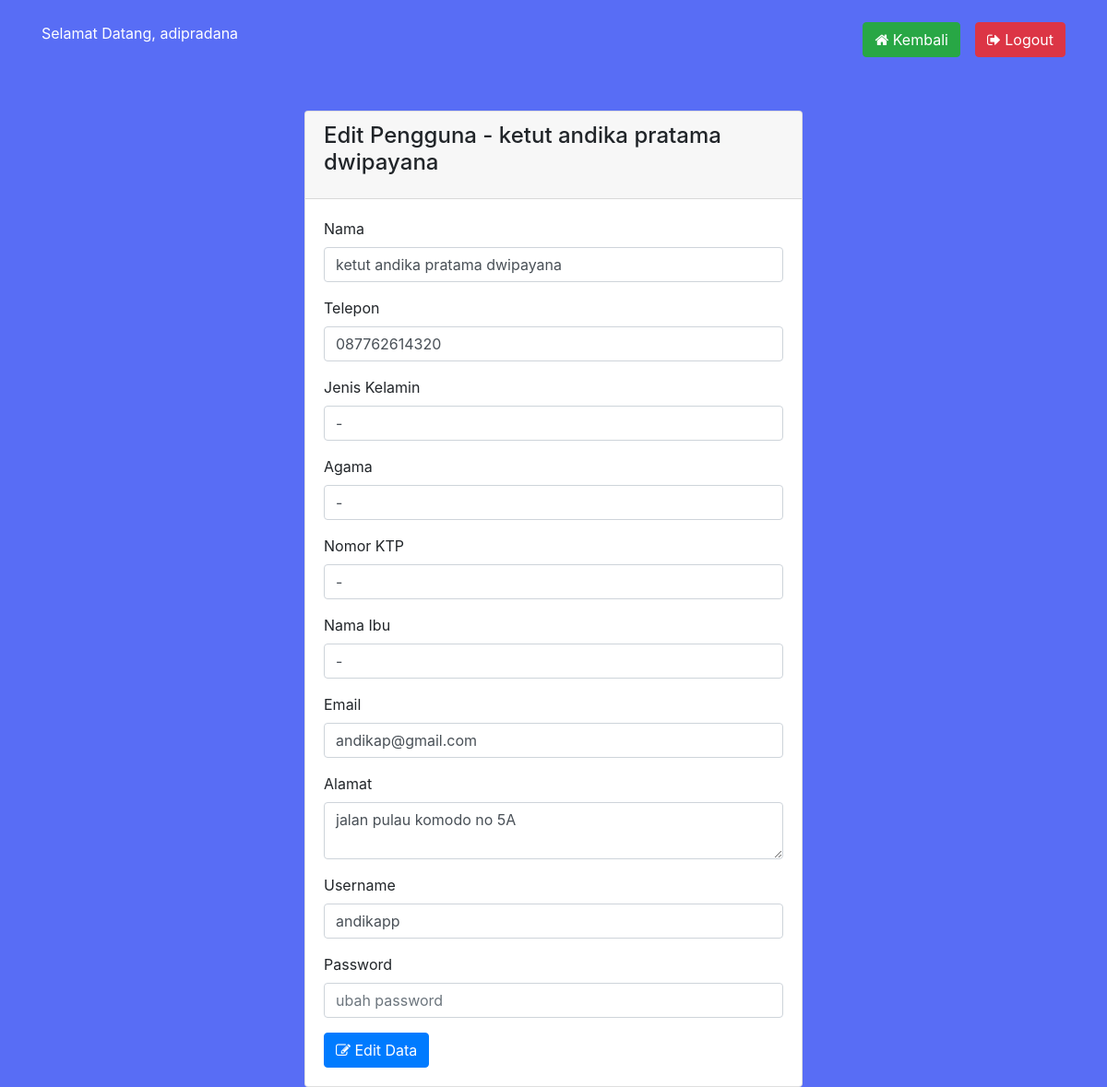
The page /edit.php?id=13 (signed in) on the database its author committed.
### tables this page shows
CREATE TABLE `tbl_user` (
  `id_login` int(11) NOT NULL,
  `username` varchar(255) NOT NULL,
  `password` varchar(255) NOT NULL,
  `nama_pengguna` varchar(255) NOT NULL,
  `telepon` varchar(15) NOT NULL,
  `email` varchar(255) NOT NULL,
  `alamat` text NOT NULL,
  `foto` varchar(255) NOT NULL,
  `nama_ibu` varchar(255) DEFAULT NULL,
  `NIM` varchar(255) DEFAULT NULL,
  `jenis_kelamin` varchar(255) DEFAULT NULL,
  `agama` varchar(255) DEFAULT NULL,
  `KTP` varchar(255) DEFAULT NULL,
  `fakultas` varchar(255) DEFAULT NULL,
  `jurusan` varchar(255) DEFAULT NULL,
  `prodi` varchar(255) DEFAULT NULL
);

### proses/panggil.php (called while the page is built, shortened)
<?php
    include 'prosescrud.php';
    $db = new Koneksi();
    $koneksi =  $db->DBConnect();
    $proses = new prosesCrud($koneksi);
    $id = $_SESSION['ADMIN']['id_login'];
    $sesi = $proses->tampil_data_id('tbl_user','id_login',$id);
?>

### proses/prosescrud.php (called while the page is built, shortened)
<?php
class prosesCrud {
    protected $db;
    function __construct($db){
        $this->db = $db;
    }
    function tampil_data_id($tabel,$where,$id)
    {
        $row = $this->db->prepare("SELECT * FROM $tabel WHERE $where = ?");
        $row->execute(array($id));
        return $hasil = $row->fetch();
    }
}

### edit.php (the view, shortened to what this page needs)
<?php
require 'proses/panggil.php';
$idGet = strip_tags($_GET['id']);
$hasil = $proses->tampil_data_id('tbl_user', 'id_login', $idGet);
?>
<!DOCTYPE HTML>
<html>
<head>
	<link rel="stylesheet" href="https://maxcdn.bootstrapcdn.com/bootstrap/4.0.0/css/bootstrap.min.css">
	<link rel="stylesheet" href="https://stackpath.bootstrapcdn.com/font-awesome/4.7.0/css/font-awesome.min.css">
</head>
<body style="background:#586df5;">
	<div class="container">
		<br />
		<span style="color:#fff" ;>Selamat Datang, <?php echo $sesi['nama_pengguna']; ?></span>
		<div class="float-right">
			<a href="index.php" class="btn btn-success btn-md" style="margin-right:1pc;"><span class="fa fa-home"></span> Kembali</a>
			<a href="logout.php" class="btn btn-danger btn-md float-right"><span class="fa fa-sign-out"></span> Logout</a>
		</div>
		<br /><br /><br />
		<div class="row">
			<div class="col-sm-3"></div>
			<div class="col-lg-6">
				<br />
				<div class="card">
					<div class="card-header">
						<h4 class="card-title">Edit Pengguna - <?php echo $hasil['nama_pengguna']; ?></h4>
					</div>
					<div class="card-body">
						<form action="proses/crud.php?aksi=edit" method="POST">
							<div class="form-group">
								<label>Nama </label>
								<input type="text" value="<?php echo $hasil['nama_pengguna']; ?>" class="form-control" name="nama">
							</div>
							<div class="form-group">
								<label>Telepon</label>
								<input type="number" value="<?php echo $hasil['telepon']; ?>" class="form-control" name="telepon">
							</div>
							<div class="form-group">
								<label>Jenis Kelamin</label>
								<input type="text" value="<?php echo $hasil['jenis_kelamin']; ?>" class="form-control" name="jenis_kelamin">
							</div>
							<div class="form-group">
								<label>Agama</label>
								<input type="text" value="<?php echo $hasil['agama']; ?>" class="form-control" name="agama">
							</div>
							<div class="form-group">
								<label>Nomor KTP</label>
								<input type="text" value="<?php echo $hasil['KTP']; ?>" class="form-control" name="KTP">
							</div>
							<div class="form-group">
								<label>Nama Ibu</label>
								<input type="text" value="<?php echo $hasil['KTP']; ?>" class="form-control" name="nama_ibu">
							</div>
							<div class="form-group">
								<label>Email</label>
								<input type="harga" value="<?php echo $hasil['email']; ?>" class="form-control" name="email">
							</div>
							<div class="form-group">
								<label>Alamat</label>
								<textarea name="alamat" class="form-control"><?php echo $hasil['alamat']; ?></textarea>
							</div>
							<div class="form-group">
								<label>Username</label>
								<input type="text" value="<?php echo $hasil['username']; ?>" class="form-control" name="user">
							</div>
							<div class="form-group">
								<label>Password</label>
								<input type="password" value="" placeholder="ubah password" class="form-control" name="pass">
							</div>
							<button class="btn btn-primary btn-md" name="create"><i class="fa fa-edit"> </i> Edit Data</button>
						</form>
					</div>
				</div>
			</div>
			<div class="col-sm-3"></div>
		</div>
	</div>
</body>
</html>

### rows shown on the page
tbl_user: nama_pengguna "adipradana"
tbl_user: nama_pengguna "ketut andika pratama dwipayana", nama "ketut andika pratama dwipayana", telepon "087762614320", jenis_kelamin "-", agama "-", KTP "-", nama_ibu "-", email "andikap@gmail.com", alamat "jalan pulau komodo no 5A", user "andikapp"
